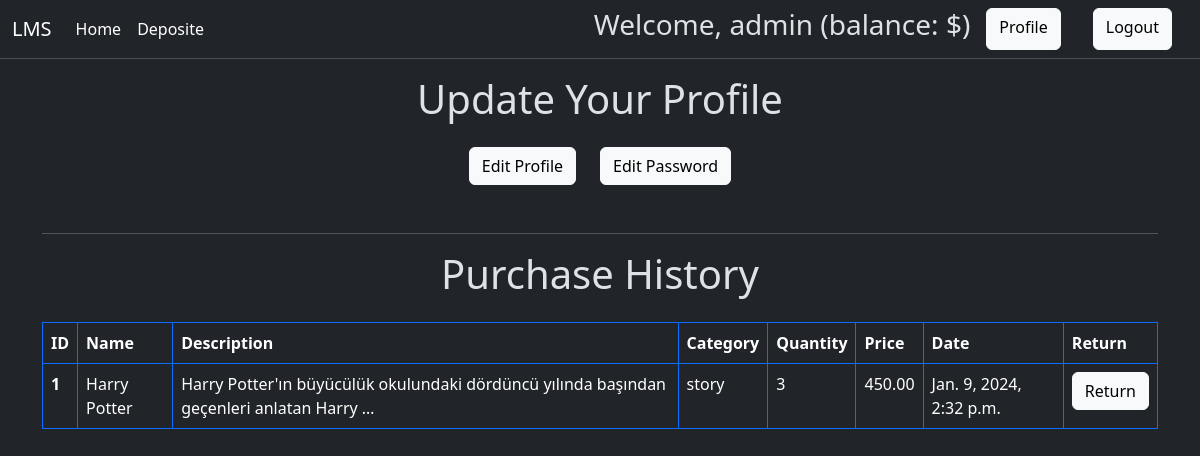
The page /user/profile/ (signed in) on the database its author committed.
### books/models.py (models this page shows, shortened)
class PurchaseHistoryModel(models.Model):
    user = models.ForeignKey(User, on_delete=models.CASCADE)
    purchase_date = models.DateTimeField(auto_now_add=True)
    book = models.ForeignKey(BooksModel, on_delete=models.CASCADE)
    borrowed = models.BooleanField(default=True, null=True, blank=True)

class BooksModel(models.Model):
    title = models.CharField(max_length=100)
    description = models.TextField()
    price = models.DecimalField(max_digits=10, decimal_places=2)
    quantity = models.IntegerField()
    category = models.ForeignKey(CategoriesModel, on_delete=models.CASCADE)
    image = models.ImageField(
        upload_to="books/media/uploads",
        height_field=None,
        width_field=None,
        max_length=None,
        default="",
    )

### categories/models.py (models this page shows, shortened)
class CategoriesModel(models.Model):
    name = models.CharField(max_length=50)
    slug = models.SlugField(max_length=100, unique=True, null=True, blank=True)

### user/views.py (the view)
# urls.py: path("profile/", views.ProfileView.as_view(), name="profile"),
@method_decorator(login_required, name="dispatch")
class ProfileView(View):
    template_name = "profile.html"
    def get(self, request, *args, **kwargs):
        data = PurchaseHistoryModel.objects.filter(user=request.user)
        return render(request, "profile.html", {"data": data})

### user/templates/profile.html
{% extends 'base.html' %}
{% load static %}
{% block content %}
  <h1 class="text-center mt-3">Update Your Profile</h1>
  <div class="d-flex justify-content-center align-content-center align-items-center text-center gap-4 m-5 mt-4">
    <a href="{% url 'editprofile' %}" class="btn btn-light">Edit Profile</a>
    <a href="{% url 'editpassword' %}" class="btn btn-light">Edit Password</a>
  </div>
  <hr />
  <h1 class="text-center">Purchase History</h1>
  <table class="table table-bordered border-primary mt-4">
    <thead>
      <tr>
        <th scope="col">ID</th>
        <th scope="col">Name</th>
        <th scope="col">Description</th>
        <th scope="col">Category</th>
        <th scope="col">Quantity</th>
        <th scope="col">Price</th>
        <th scope="col">Date</th>
        <th scope="col">Return</th>
      </tr>
    </thead>
    <tbody>
      {% for val in data %}
        <tr>
          <th scope="row">{{ val.id }}</th>
          <td>{{ val.book.title }}</td>
          <td>{{ val.book.description|truncatewords:10 }}</td>
          <td>{{ val.book.category.name }}</td>
          <td>{{ val.book.quantity }}</td>
          <td>{{ val.book.price }}</td>
          <td>{{ val.purchase_date }}</td>
          <td>
            <a href="{% url 'return' id=val.book.id userid=request.user.id buyid=val.id %}" class="btn btn-light">Return</a>
          </td>
        </tr>
      {% endfor %}
    </tbody>
  </table>
{% endblock %}

### templates/base.html (shortened to what this page needs)
<!DOCTYPE html>
<html lang="en" data-bs-theme="dark">
  <head>
    <link href="https://cdn.jsdelivr.net/npm/bootstrap@5.3.2/dist/css/bootstrap.min.css" rel="stylesheet" />
  </head>
  <body>
    <nav class="navbar navbar-expand-lg border-bottom border-body">
      <div class="container-fluid">
        <a class="navbar-brand" href="{% url 'home' %}">LMS</a>
        <div class="collapse navbar-collapse" id="navbarSupportedContent">
          <ul class="navbar-nav me-auto mb-2 mb-lg-0">
            <li class="nav-item">
              <a class="nav-link active" aria-current="page" href="{% url 'home' %}">Home</a>
            </li>
            {% if request.user.is_authenticated %}
              <li class="nav-item">
                <a class="nav-link active" aria-current="page" href="{% url 'deposit' %}">Deposite</a>
              </li>
            {% endif %}
          </ul>
          {% if request.user.is_authenticated %}
            <form class="d-flex">
              <h3>Welcome, {{ request.user.first_name }} (balance: ${{ request.user.account.balance }})</h3>
              <a class="btn btn-light mx-3" href="{% url 'profile' %}">Profile</a>
              <a class="btn btn-light mx-3" href="{% url 'logout' %}">Logout</a>
            </form>
          {% else %}
            <form class="d-flex">
              <a class="btn btn-light mx-3" href="{% url 'register' %}">Register</a>
              <a class="btn btn-light mx-3" href="{% url 'login' %}">Login</a>
            </form>
          {% endif %}
        </div>
      </div>
    </nav>
    <div class="container">
    {% block content %}
    {% endblock %}
    </div>
  </body>
</html>

### rows shown on the page
PurchaseHistoryModel: id "1", book "Harry Potter", book.description "Harry Potter'ın büyücülük okulundaki dördüncü yılında başından geçenleri anlatan Harry …", book.category.name "story", book.quantity "3", book.price "450.00", purchase_date "Jan. 9, 2024, 2:32 p.m."

### other values the page prints
{{ request.user.first_name }} "admin"
